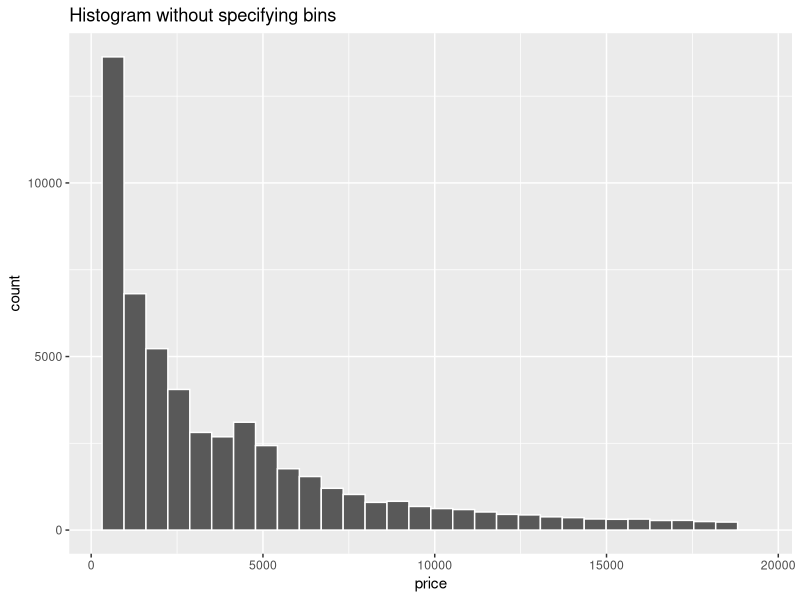
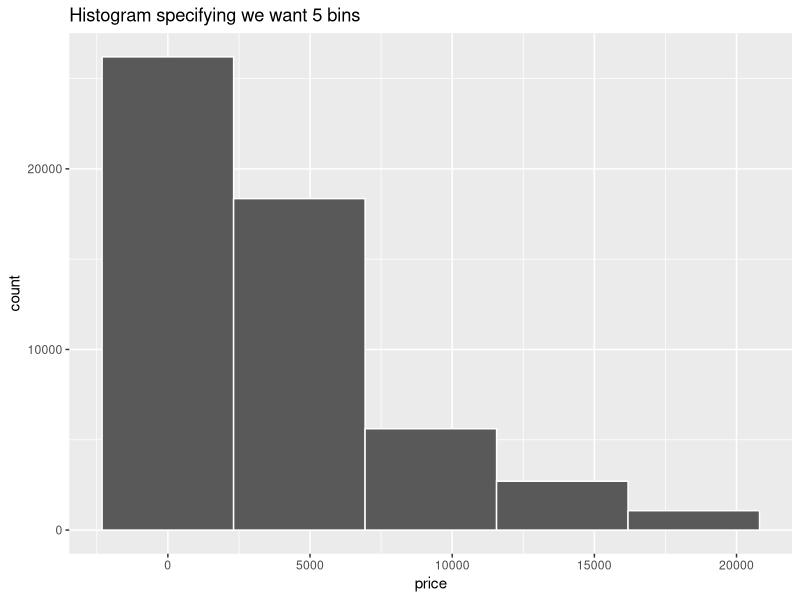
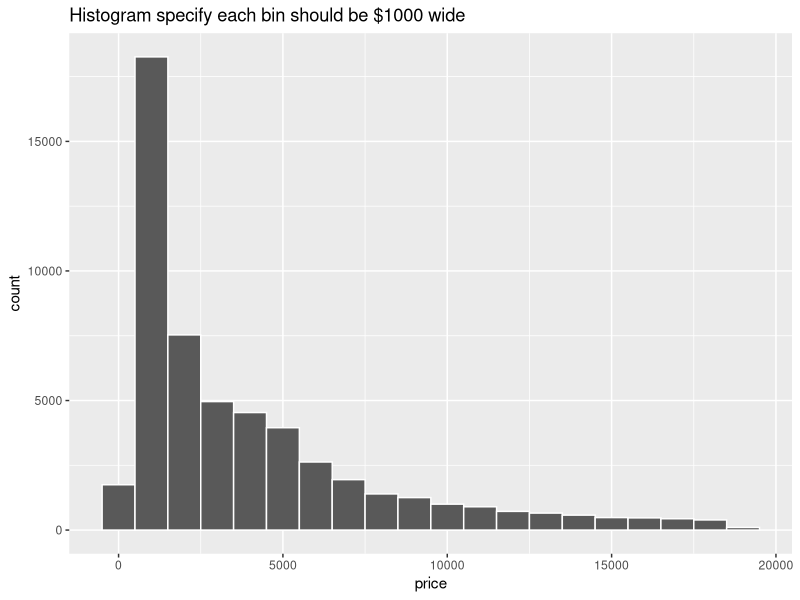
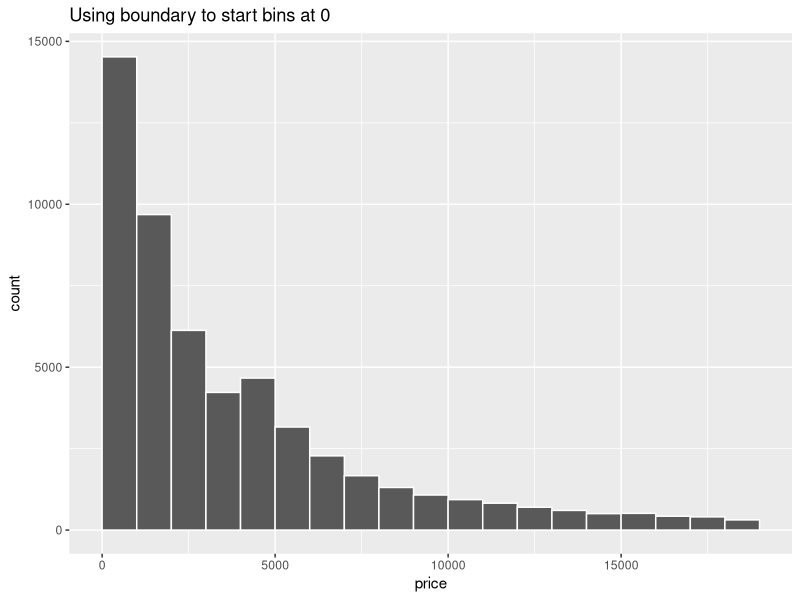
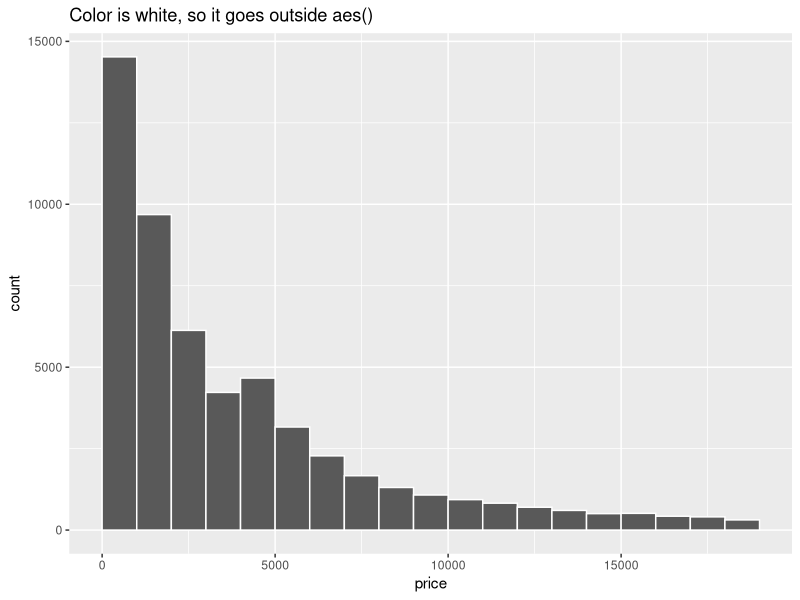
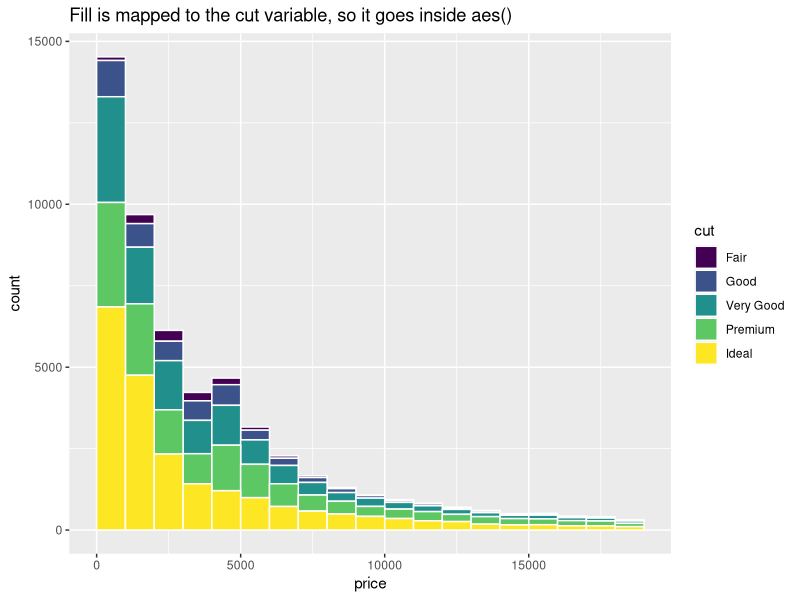
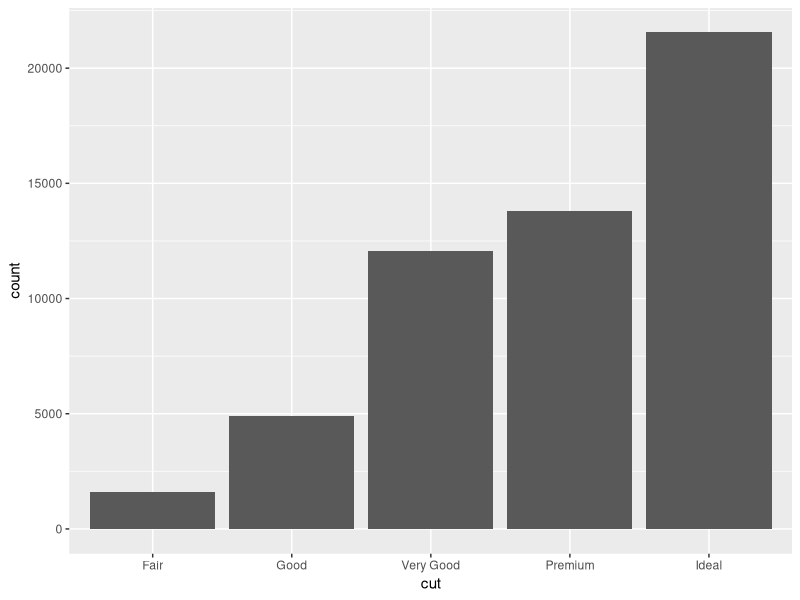
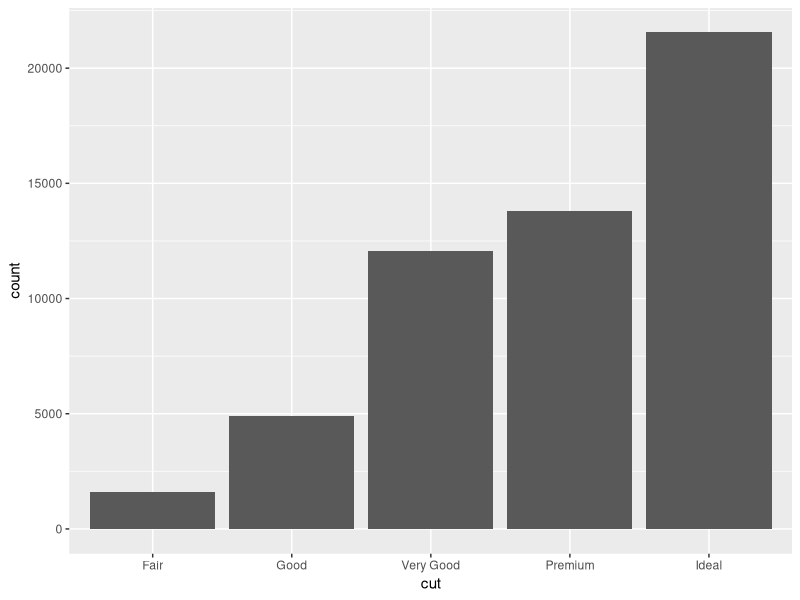

These charts were generated, in order, by the following R code:
## ---- chunk 1
library(ggplot2)
library(dplyr)
## ---- chunk 2
diamond_means <- diamonds %>%
  filter(color == "D") %>%
  mutate(price_1000s = price / 1000) %>%
  group_by(cut) %>%
  summarize(avg_price = mean(price_1000s))
diamond_means
## ---- chunk 3
diamond_means <- diamonds %>%
  filter(color == "D")
diamond_means
## ---- chunk 4
diamond_means <- diamonds %>%
  filter(color == "D") %>%
  mutate(price_1000s = price / 1000)
diamond_means
## ---- chunk 5
diamond_means <- diamonds %>%
  filter(color == "D") %>%
  mutate(price_1000s = price / 1000) %>%
  group_by(cut)
diamond_means
## ---- chunk 6
c(1, 25, 6, 3)
c("monday", "tuesday", "wednesday")
c(TRUE, FALSE, TRUE)
## ---- chunk 7
ggplot(diamonds) +
  geom_histogram(aes(x = price), color = "white") +
  labs(title = "Histogram without specifying bins")

ggplot(diamonds) +
  geom_histogram(aes(x = price), color = "white", bins = 5) +
  labs(title = "Histogram specifying we want 5 bins")

ggplot(diamonds) +
  geom_histogram(aes(x = price), color = "white", binwidth = 1000) +
  labs(title = "Histogram specify each bin should be $1000 wide")
## ---- chunk 8
ggplot(diamonds) +
  geom_histogram(aes(x = price), color = "white", binwidth = 1000, boundary = 0) +
  labs(title = "Using boundary to start bins at 0")
## ---- chunk 9
ggplot(diamonds) +
  geom_histogram(aes(x = price), color = "white", binwidth = 1000, boundary = 0) +
  labs(title = "Color is white, so it goes outside aes()")

ggplot(diamonds) +
  geom_histogram(aes(x = price, fill = cut), color = "white", 
                 binwidth = 1000, boundary = 0) +
  labs(title = "Fill is mapped to the cut variable, so it goes inside aes()")
## ---- chunk 10
mean(diamonds$price)
median(diamonds$price)
## ---- chunk 11
ggplot(diamonds) +
  geom_bar(aes(x = cut))
## ---- chunk 12
diamonds_summarized <- diamonds %>%
  group_by(cut) %>%
  summarize(count = n())

diamonds_summarized

ggplot(diamonds_summarized) +
  geom_col(aes(x = cut, y = count))
## ---- chunk 13
lm(price ~ carat, data = diamonds)
